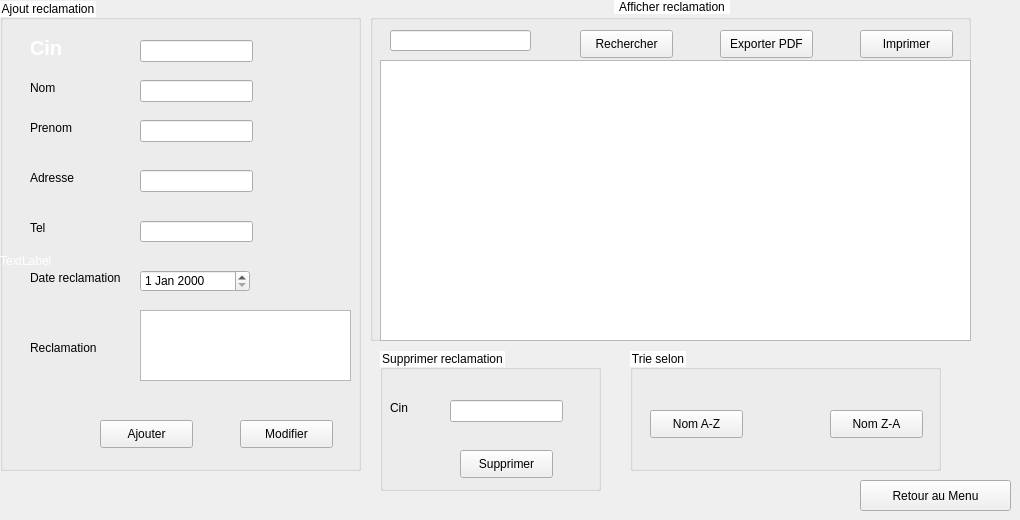
      <widget class="QWidget" name="tab_2">
       <attribute name="title">
        <string>Reclamation</string>
       </attribute>
       <widget class="QGroupBox" name="groupBox_5">
        <property name="geometry">
         <rect>
          <x>0</x>
          <y>0</y>
          <width>361</width>
          <height>471</height>
         </rect>
        </property>
        <property name="styleSheet">
         <string notr="true">QTextEdit
{
    background-color: white;
}
 QGroupBox::title {
   
     background-color: white;
 }</string>
        </property>
        <property name="title">
         <string>Ajout reclamation</string>
        </property>
        <widget class="QLineEdit" name="cin">
         <property name="geometry">
          <rect>
           <x>140</x>
           <y>40</y>
           <width>113</width>
           <height>22</height>
          </rect>
         </property>
        </widget>
        <widget class="QLineEdit" name="nomr">
         <property name="geometry">
          <rect>
           <x>140</x>
           <y>80</y>
           <width>113</width>
           <height>22</height>
          </rect>
         </property>
        </widget>
        <widget class="QLineEdit" name="prenomr">
         <property name="geometry">
          <rect>
           <x>140</x>
           <y>120</y>
           <width>113</width>
           <height>22</height>
          </rect>
         </property>
        </widget>
        <widget class="QLineEdit" name="adresser">
         <property name="geometry">
          <rect>
           <x>140</x>
           <y>170</y>
           <width>113</width>
           <height>22</height>
          </rect>
         </property>
        </widget>
        <widget class="QLineEdit" name="telr">
         <property name="geometry">
          <rect>
           <x>140</x>
           <y>221</y>
           <width>113</width>
           <height>21</height>
          </rect>
         </property>
        </widget>
        <widget class="QDateEdit" name="datere">
         <property name="geometry">
          <rect>
           <x>140</x>
           <y>270</y>
           <width>110</width>
           <height>22</height>
          </rect>
         </property>
        </widget>
        <widget class="QPlainTextEdit" name="plainTextEdit">
         <property name="geometry">
          <rect>
           <x>140</x>
           <y>310</y>
           <width>211</width>
           <height>71</height>
          </rect>
         </property>
        </widget>
        <widget class="QPushButton" name="pushButton_7">
         <property name="geometry">
          <rect>
           <x>100</x>
           <y>420</y>
           <width>93</width>
           <height>28</height>
          </rect>
         </property>
         <property name="text">
          <string>Ajouter</string>
         </property>
        </widget>
        <widget class="QPushButton" name="pushButton_8">
         <property name="geometry">
          <rect>
           <x>240</x>
           <y>420</y>
           <width>93</width>
           <height>28</height>
          </rect>
         </property>
         <property name="text">
          <string>Modifier</string>
         </property>
        </widget>
        <widget class="QLabel" name="label_14">
         <property name="geometry">
          <rect>
           <x>30</x>
           <y>40</y>
           <width>55</width>
           <height>16</height>
          </rect>
         </property>
         <property name="styleSheet">
          <string notr="true">background-color: transparent;

font: 8pt &quot;Castellar&quot;;

	color: white;

	font-weight: bold;

	font-size: 20px;

border:none</string>
         </property>
         <property name="text">
          <string>Cin</string>
         </property>
        </widget>
        <widget class="QLabel" name="label_15">
         <property name="geometry">
          <rect>
           <x>30</x>
           <y>80</y>
           <width>55</width>
           <height>16</height>
          </rect>
         </property>
         <property name="text">
          <string>Nom</string>
         </property>
        </widget>
        <widget class="QLabel" name="label_16">
         <property name="geometry">
          <rect>
           <x>30</x>
           <y>120</y>
           <width>61</width>
           <height>16</height>
          </rect>
         </property>
         <property name="text">
          <string>Prenom</string>
         </property>
        </widget>
        <widget class="QLabel" name="label_17">
         <property name="geometry">
          <rect>
           <x>30</x>
           <y>170</y>
           <width>61</width>
           <height>16</height>
          </rect>
         </property>
         <property name="text">
          <string>Adresse</string>
         </property>
        </widget>
        <widget class="QLabel" name="label_18">
         <property name="geometry">
          <rect>
           <x>30</x>
           <y>220</y>
           <width>55</width>
           <height>16</height>
          </rect>
         </property>
         <property name="text">
          <string>Tel</string>
         </property>
        </widget>
        <widget class="QLabel" name="label_19">
         <property name="geometry">
          <rect>
           <x>30</x>
           <y>270</y>
           <width>101</width>
           <height>16</height>
          </rect>
         </property>
         <property name="text">
          <string>Date reclamation</string>
         </property>
        </widget>
        <widget class="QLabel" name="label_20">
         <property name="geometry">
          <rect>
           <x>30</x>
           <y>340</y>
           <width>111</width>
           <height>16</height>
          </rect>
         </property>
         <property name="text">
          <string>Reclamation</string>
         </property>
        </widget>
        <widget class="QLabel" name="label_pic8">
         <property name="geometry">
          <rect>
           <x>0</x>
           <y>-5</y>
           <width>1071</width>
           <height>531</height>
          </rect>
         </property>
         <property name="styleSheet">
          <string notr="true">QLabel{
 color: white;
  background: transparent;
}</string>
         </property>
         <property name="text">
          <string>TextLabel</string>
         </property>
        </widget>
        <zorder>label_pic8</zorder>
        <zorder>cin</zorder>
        <zorder>nomr</zorder>
        <zorder>prenomr</zorder>
        <zorder>adresser</zorder>
        <zorder>telr</zorder>
        <zorder>datere</zorder>
        <zorder>plainTextEdit</zorder>
        <zorder>pushButton_7</zorder>
        <zorder>pushButton_8</zorder>
        <zorder>label_14</zorder>
        <zorder>label_15</zorder>
        <zorder>label_16</zorder>
        <zorder>label_17</zorder>
        <zorder>label_18</zorder>
        <zorder>label_19</zorder>
        <zorder>label_20</zorder>
       </widget>
       <widget class="QGroupBox" name="groupBox_11">
        <property name="geometry">
         <rect>
          <x>370</x>
          <y>0</y>
          <width>601</width>
          <height>341</height>
         </rect>
        </property>
        <property name="styleSheet">
         <string notr="true">
 
 QGroupBox::title {
     subcontrol-origin: margin;
     subcontrol-position: top center; /* position at the top center */
     padding: 0 3px;
     background-color:white;
 }</string>
        </property>
        <property name="title">
         <string>Afficher reclamation</string>
        </property>
        <widget class="QTableView" name="tableView_3">
         <property name="geometry">
          <rect>
           <x>10</x>
           <y>60</y>
           <width>591</width>
           <height>281</height>
          </rect>
         </property>
        </widget>
        <widget class="QLineEdit" name="rech_4">
         <property name="geometry">
          <rect>
           <x>20</x>
           <y>30</y>
           <width>141</width>
           <height>21</height>
          </rect>
         </property>
        </widget>
        <widget class="QPushButton" name="pushButton_25">
         <property name="geometry">
          <rect>
           <x>210</x>
           <y>30</y>
           <width>93</width>
           <height>28</height>
          </rect>
         </property>
         <property name="text">
          <string>Rechercher</string>
         </property>
        </widget>
        <widget class="QPushButton" name="pushButton_26">
         <property name="geometry">
          <rect>
           <x>350</x>
           <y>30</y>
           <width>93</width>
           <height>28</height>
          </rect>
         </property>
         <property name="text">
          <string>Exporter PDF</string>
         </property>
        </widget>
        <widget class="QPushButton" name="pushButton_32">
         <property name="geometry">
          <rect>
           <x>490</x>
           <y>30</y>
           <width>93</width>
           <height>28</height>
          </rect>
         </property>
         <property name="text">
          <string>Imprimer</string>
         </property>
        </widget>
       </widget>
       <widget class="QGroupBox" name="groupBox_10">
        <property name="geometry">
         <rect>
          <x>380</x>
          <y>350</y>
          <width>221</width>
          <height>141</height>
         </rect>
        </property>
        <property name="styleSheet">
         <string notr="true">
 QGroupBox::title {
    
     background-color:white;
 }</string>
        </property>
        <property name="title">
         <string>Supprimer reclamation</string>
        </property>
        <widget class="QLineEdit" name="deleterec">
         <property name="geometry">
          <rect>
           <x>70</x>
           <y>50</y>
           <width>113</width>
           <height>22</height>
          </rect>
         </property>
        </widget>
        <widget class="QLabel" name="label_21">
         <property name="geometry">
          <rect>
           <x>10</x>
           <y>50</y>
           <width>55</width>
           <height>16</height>
          </rect>
         </property>
         <property name="text">
          <string>Cin</string>
         </property>
        </widget>
        <widget class="QPushButton" name="pushButton_9">
         <property name="geometry">
          <rect>
           <x>80</x>
           <y>100</y>
           <width>93</width>
           <height>28</height>
          </rect>
         </property>
         <property name="text">
          <string>Supprimer</string>
         </property>
        </widget>
       </widget>
       <widget class="QGroupBox" name="groupBox_18">
        <property name="geometry">
         <rect>
          <x>630</x>
          <y>350</y>
          <width>311</width>
          <height>121</height>
         </rect>
        </property>
        <property name="styleSheet">
         <string notr="true">
 QGroupBox::title {
    
     background-color:white;
 }</string>
        </property>
        <property name="title">
         <string>Trie selon</string>
        </property>
        <widget class="QPushButton" name="pushButton_27">
         <property name="geometry">
          <rect>
           <x>20</x>
           <y>60</y>
           <width>93</width>
           <height>28</height>
          </rect>
         </property>
         <property name="text">
          <string>Nom A-Z</string>
         </property>
        </widget>
        <widget class="QPushButton" name="pushButton_28">
         <property name="geometry">
          <rect>
           <x>200</x>
           <y>60</y>
           <width>93</width>
           <height>28</height>
          </rect>
         </property>
         <property name="text">
          <string>Nom Z-A</string>
         </property>
        </widget>
       </widget>
       <widget class="QPushButton" name="pushButton_62">
        <property name="geometry">
         <rect>
          <x>860</x>
          <y>480</y>
          <width>151</width>
          <height>31</height>
         </rect>
        </property>
        <property name="text">
         <string>Retour au Menu</string>
        </property>
       </widget>
      </widget>
